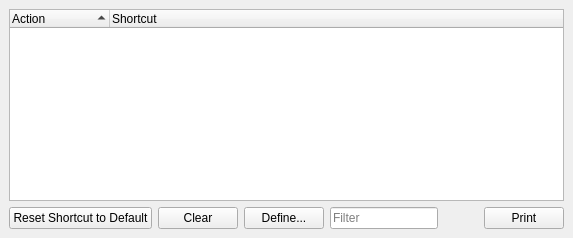
     <widget class="QWidget" name="tabShortcuts">
      <property name="accessibleName">
       <string>Shortcuts Tab</string>
      </property>
      <attribute name="title">
       <string>Shortcuts</string>
      </attribute>
      <layout class="QVBoxLayout">
       <property name="spacing">
        <number>6</number>
       </property>
       <property name="leftMargin">
        <number>9</number>
       </property>
       <property name="topMargin">
        <number>9</number>
       </property>
       <property name="rightMargin">
        <number>9</number>
       </property>
       <property name="bottomMargin">
        <number>9</number>
       </property>
       <item>
        <widget class="QTreeWidget" name="shortcutList">
         <property name="accessibleName">
          <string>Shortcuts table</string>
         </property>
         <property name="accessibleDescription">
          <string>Here you can configure shortcuts for actions</string>
         </property>
         <property name="alternatingRowColors">
          <bool>true</bool>
         </property>
         <property name="rootIsDecorated">
          <bool>true</bool>
         </property>
         <property name="uniformRowHeights">
          <bool>true</bool>
         </property>
         <property name="itemsExpandable">
          <bool>true</bool>
         </property>
         <property name="sortingEnabled">
          <bool>true</bool>
         </property>
         <property name="allColumnsShowFocus">
          <bool>true</bool>
         </property>
         <column>
          <property name="text">
           <string>Action</string>
          </property>
         </column>
         <column>
          <property name="text">
           <string>Shortcut</string>
          </property>
         </column>
        </widget>
       </item>
       <item>
        <layout class="QHBoxLayout">
         <property name="spacing">
          <number>6</number>
         </property>
         <property name="leftMargin">
          <number>0</number>
         </property>
         <property name="topMargin">
          <number>0</number>
         </property>
         <property name="rightMargin">
          <number>0</number>
         </property>
         <property name="bottomMargin">
          <number>0</number>
         </property>
         <item>
          <widget class="QPushButton" name="resetShortcut">
           <property name="accessibleName">
            <string>Reset Shortcut to default</string>
           </property>
           <property name="accessibleDescription">
            <string>Resets the shortcuts to their default assignment</string>
           </property>
           <property name="text">
            <string>Reset Shortcut to Default</string>
           </property>
          </widget>
         </item>
         <item>
          <widget class="QPushButton" name="clearShortcut">
           <property name="accessibleName">
            <string>Clear</string>
           </property>
           <property name="accessibleDescription">
            <string>Clears the shortcut assignment for the selected action</string>
           </property>
           <property name="text">
            <string>Clear</string>
           </property>
          </widget>
         </item>
         <item>
          <widget class="QPushButton" name="defineShortcut">
           <property name="accessibleName">
            <string>Define</string>
           </property>
           <property name="accessibleDescription">
            <string>Opens a dialog for defining a new shortcut for the selected action</string>
           </property>
           <property name="text">
            <string>Define...</string>
           </property>
          </widget>
         </item>
         <item>
          <widget class="QLineEdit" name="filterShortcuts">
           <property name="inputMask">
            <string/>
           </property>
           <property name="text">
            <string/>
           </property>
           <property name="placeholderText">
            <string>Filter</string>
           </property>
          </widget>
         </item>
         <item>
          <spacer name="horizontalSpacer_18">
           <property name="orientation">
            <enum>Qt::Horizontal</enum>
           </property>
           <property name="sizeHint" stdset="0">
            <size>
             <width>40</width>
             <height>20</height>
            </size>
           </property>
          </spacer>
         </item>
         <item>
          <widget class="QPushButton" name="printShortcuts">
           <property name="accessibleName">
            <string>Print</string>
           </property>
           <property name="accessibleDescription">
            <string>Print the shortcuts list</string>
           </property>
           <property name="text">
            <string>Print</string>
           </property>
          </widget>
         </item>
        </layout>
       </item>
      </layout>
     </widget>
